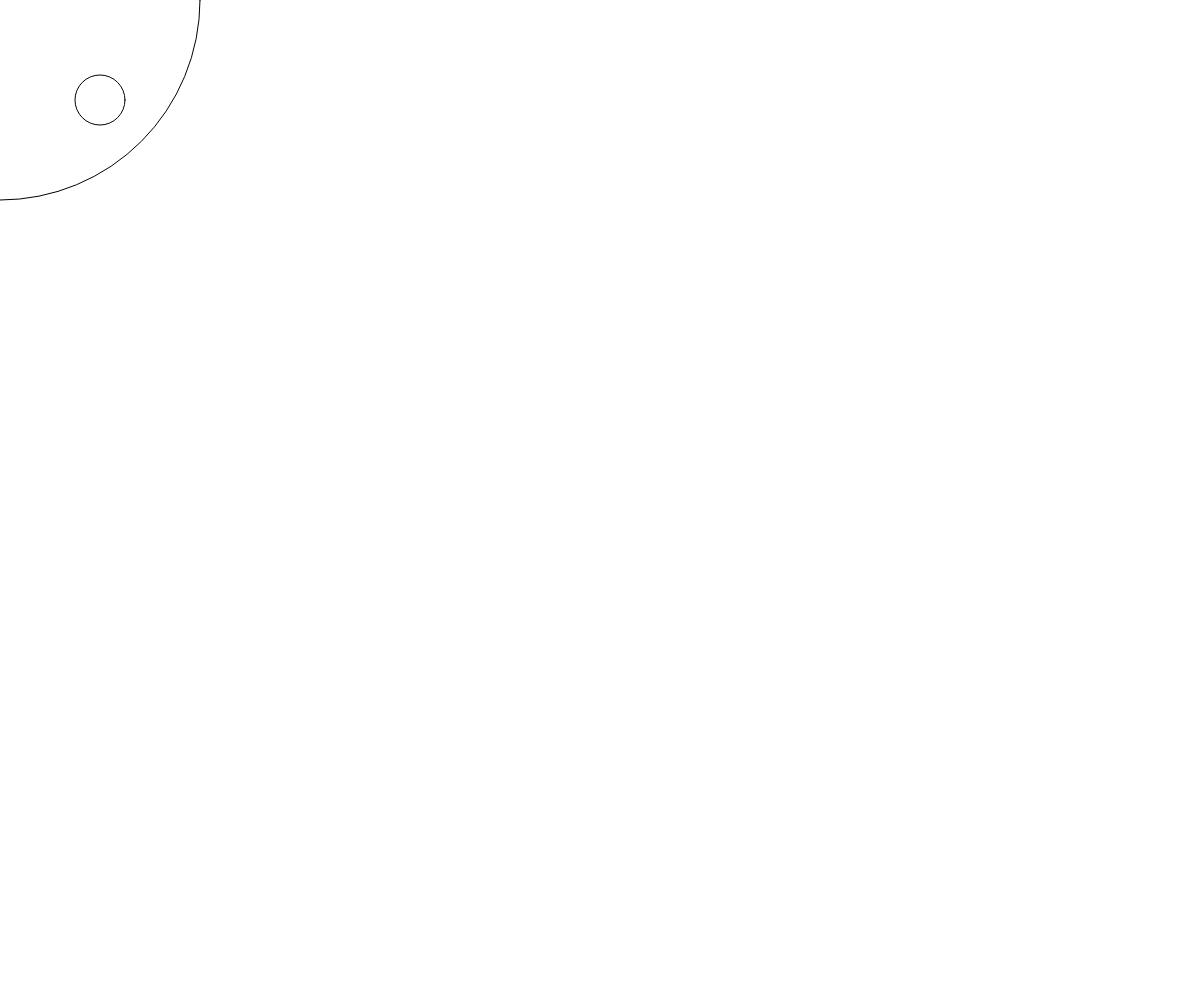
Frame 1 (no input)
Frame 60 (no input): identical to frame 1, image omitted
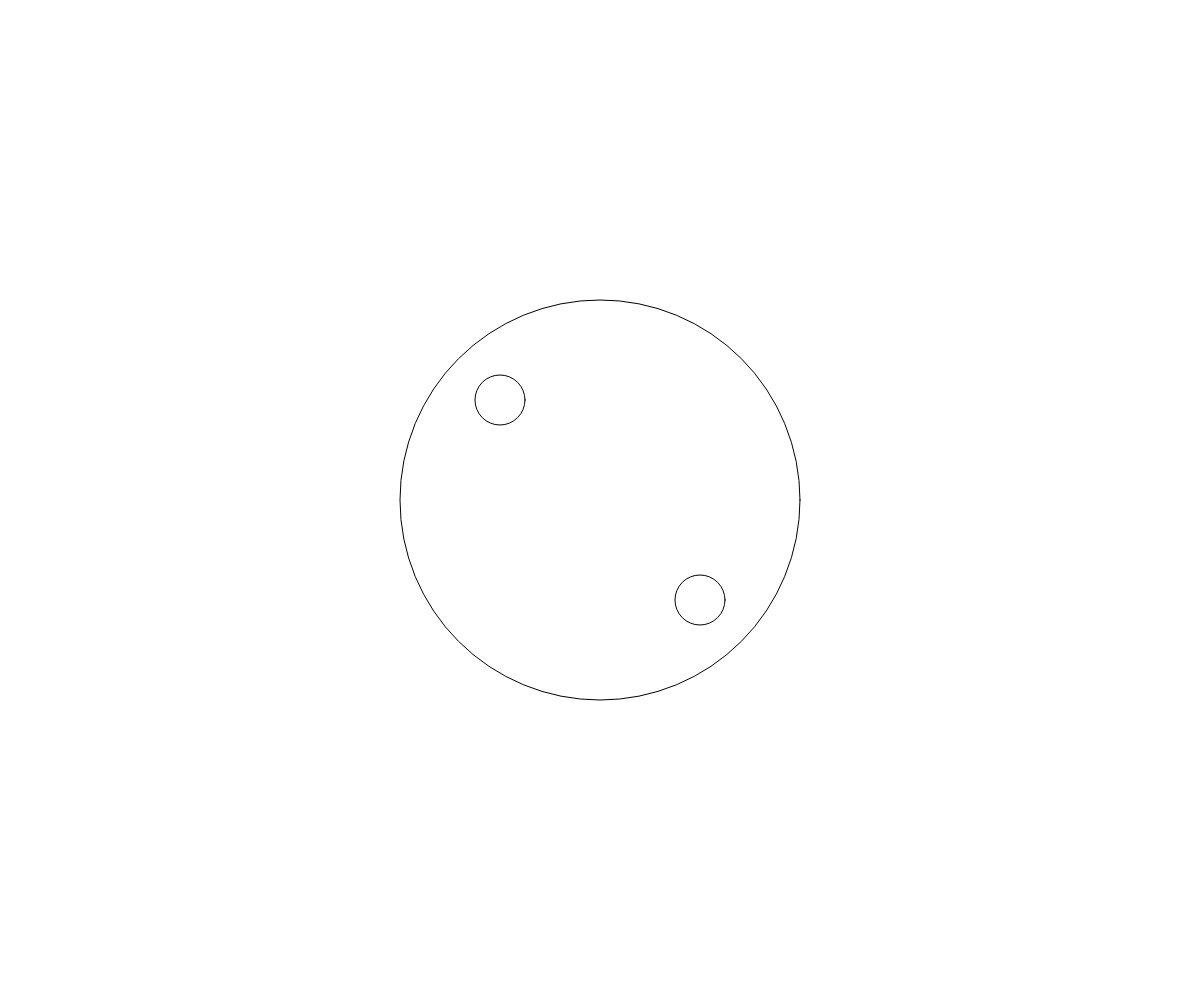
Frame 120 (the mouse pressed at the canvas centre since frame 60)

The p5.js sketch that drew these frames (run headless with seeded random() and noise() and a simulated clock; from frame 60 on, the mouse is pressed at the canvas centre):

// p5.js sketch
// ── sketch.js
function setup() {
	createCanvas(windowWidth, windowHeight);
	ellipseMode(CENTER);

	// horloge(width/2, height/2);
	// horloge(300, 300);
	// horloge(600, 600);
}

function draw() {
	background(255);
	horloge(mouseX, mouseY);
}


function horloge(x, y) {
	noFill();
	ellipse(x, y, 400, 400);
	ellipse(x-100, y-100, 50, 50);
	ellipse(x+100, y+100, 50, 50);
}
